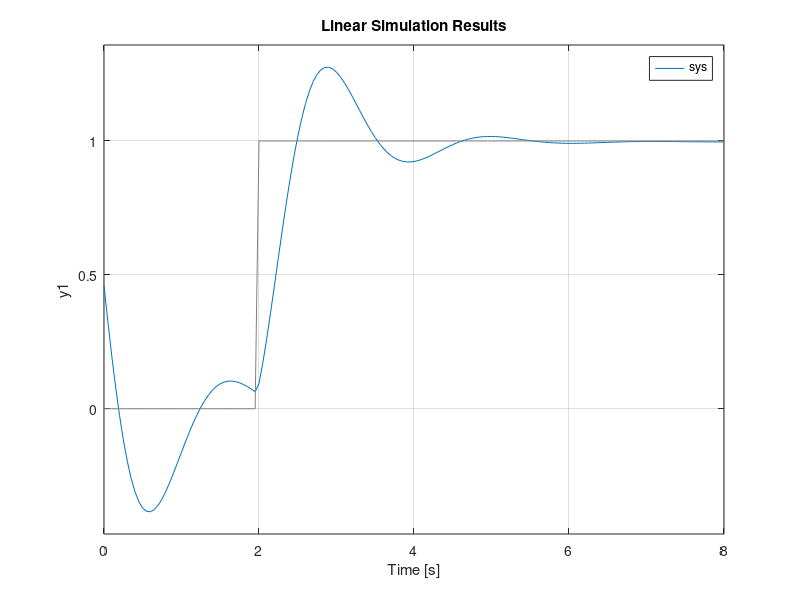

The MATLAB script that drew this image:
%=============================================================================
% Copyright (c) 2023-present Allan CORNET (Nelson)
%=============================================================================
% This file is part of Nelson.
%=============================================================================
% LICENCE_BLOCK_BEGIN
% SPDX-License-Identifier: LGPL-3.0-or-later
% LICENCE_BLOCK_END
%=============================================================================
% <--WEIGHT 4-->
% <--ADV-CLI MODE-->
%=============================================================================
f = figure();
A = [-1.5 -3;
      3 -1];
B = [1.3; 0];
C = [1.15 2.3];
D = 0;

sys = ss(A, B, C, D);
x0 = [-0.2 0.3];
t = 0:0.05:8;
u = zeros(length(t), 1);
u(t >= 2) = 1;
lsim(sys, u, t, x0)
grid on
close(f);
%=============================================================================
